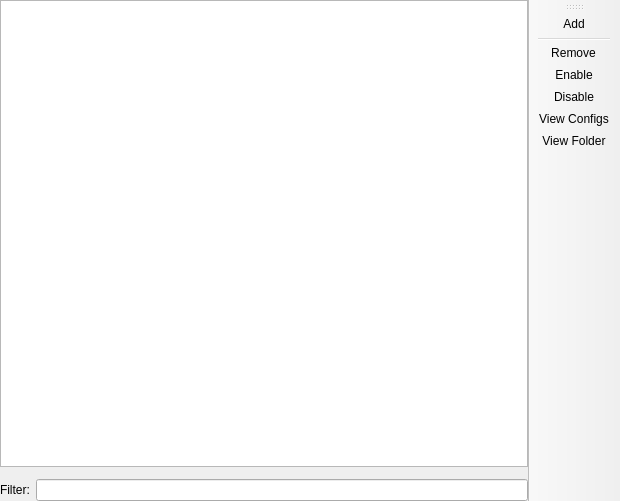
<?xml version="1.0" encoding="UTF-8"?>
<ui version="4.0">
 <class>ExternalResourcesPage</class>
 <widget class="QMainWindow" name="ExternalResourcesPage">
  <property name="geometry">
   <rect>
    <x>0</x>
    <y>0</y>
    <width>620</width>
    <height>501</height>
   </rect>
  </property>
  <widget class="QWidget" name="centralwidget">
   <layout class="QGridLayout" name="gridLayout">
    <property name="leftMargin">
     <number>0</number>
    </property>
    <property name="topMargin">
     <number>0</number>
    </property>
    <property name="rightMargin">
     <number>0</number>
    </property>
    <property name="bottomMargin">
     <number>0</number>
    </property>
    <item row="4" column="1" colspan="3">
     <layout class="QGridLayout" name="gridLayout_2">
      <item row="0" column="1">
       <widget class="QLineEdit" name="filterEdit">
        <property name="text">
         <string/>
        </property>
       </widget>
      </item>
      <item row="0" column="0">
       <widget class="QLabel" name="filterLabel">
        <property name="text">
         <string>Filter:</string>
        </property>
       </widget>
      </item>
     </layout>
    </item>
    <item row="2" column="1" colspan="3">
     <widget class="InfoFrame" name="frame">
      <property name="sizePolicy">
       <sizepolicy hsizetype="Preferred" vsizetype="Minimum">
        <horstretch>0</horstretch>
        <verstretch>0</verstretch>
       </sizepolicy>
      </property>
     </widget>
    </item>
    <item row="1" column="1" colspan="3">
     <widget class="ModListView" name="treeView">
      <property name="sizePolicy">
       <sizepolicy hsizetype="Expanding" vsizetype="Expanding">
        <horstretch>0</horstretch>
        <verstretch>0</verstretch>
       </sizepolicy>
      </property>
      <property name="acceptDrops">
       <bool>true</bool>
      </property>
      <property name="dragDropMode">
       <enum>QAbstractItemView::DropOnly</enum>
      </property>
      <property name="uniformRowHeights">
       <bool>true</bool>
      </property>
     </widget>
    </item>
   </layout>
  </widget>
  <widget class="WideBar" name="actionsToolbar">
   <property name="windowTitle">
    <string>Actions</string>
   </property>
   <property name="toolButtonStyle">
    <enum>Qt::ToolButtonTextOnly</enum>
   </property>
   <attribute name="toolBarArea">
    <enum>RightToolBarArea</enum>
   </attribute>
   <attribute name="toolBarBreak">
    <bool>false</bool>
   </attribute>
   <addaction name="actionAddItem"/>
   <addaction name="separator"/>
   <addaction name="actionRemoveItem"/>
   <addaction name="actionEnableItem"/>
   <addaction name="actionDisableItem"/>
   <addaction name="actionViewConfigs"/>
   <addaction name="actionViewFolder"/>
  </widget>
  <action name="actionAddItem">
   <property name="text">
    <string>&amp;Add</string>
   </property>
   <property name="toolTip">
    <string>Add</string>
   </property>
  </action>
  <action name="actionRemoveItem">
   <property name="text">
    <string>&amp;Remove</string>
   </property>
   <property name="toolTip">
    <string>Remove selected item</string>
   </property>
  </action>
  <action name="actionEnableItem">
   <property name="text">
    <string>&amp;Enable</string>
   </property>
   <property name="toolTip">
    <string>Enable selected item</string>
   </property>
  </action>
  <action name="actionDisableItem">
   <property name="text">
    <string>&amp;Disable</string>
   </property>
   <property name="toolTip">
    <string>Disable selected item</string>
   </property>
  </action>
  <action name="actionViewConfigs">
   <property name="text">
    <string>View &amp;Configs</string>
   </property>
   <property name="toolTip">
    <string>Open the 'config' folder in the system file manager.</string>
   </property>
  </action>
  <action name="actionViewFolder">
   <property name="text">
    <string>View &amp;Folder</string>
   </property>
  </action>
  <action name="actionDownloadItem">
   <property name="enabled">
    <bool>false</bool>
   </property>
   <property name="text">
    <string>&amp;Download</string>
   </property>
   <property name="toolTip">
    <string>Download a new resource</string>
   </property>
  </action>
  <action name="actionUpdateItem">
   <property name="enabled">
    <bool>false</bool>
   </property>
   <property name="text">
    <string>Check for &amp;Updates</string>
   </property>
   <property name="toolTip">
    <string>Try to check or update all selected resources (all resources if none are selected)</string>
   </property>
  </action>
  <action name="actionEnableUpdates">
   <property name="text">
    <string>Ena&amp;ble Updates</string>
   </property>
   <property name="toolTip">
    <string>Mark resource to be updated</string>
   </property>
  </action>
  <action name="actionDisableUpdates">
   <property name="text">
    <string>Disable U&amp;pdates</string>
   </property>
   <property name="toolTip">
    <string>Mark resource to prevent it from being updated</string>
   </property>
  </action>
  <action name="actionVisitItemPage">
   <property name="enabled">
    <bool>false</bool>
   </property>
   <property name="text">
    <string>Visit mod's page</string>
   </property>
   <property name="toolTip">
    <string>Go to mods home page</string>
   </property>
  </action>
  <action name="actionRemoveItemMetadata">
   <property name="enabled">
    <bool>false</bool>
   </property>
   <property name="text">
    <string>Remove metadata</string>
   </property>
   <property name="toolTip">
    <string>Remove mod's metadata</string>
   </property>
  </action>
 </widget>
 <customwidgets>
  <customwidget>
   <class>ModListView</class>
   <extends>QTreeView</extends>
   <header>ui/widgets/ModListView.h</header>
  </customwidget>
  <customwidget>
   <class>InfoFrame</class>
   <extends>QFrame</extends>
   <header>ui/widgets/InfoFrame.h</header>
   <container>1</container>
  </customwidget>
  <customwidget>
   <class>WideBar</class>
   <extends>QToolBar</extends>
   <header>ui/widgets/WideBar.h</header>
  </customwidget>
 </customwidgets>
 <tabstops>
  <tabstop>treeView</tabstop>
  <tabstop>filterEdit</tabstop>
 </tabstops>
 <resources/>
 <connections/>
</ui>
